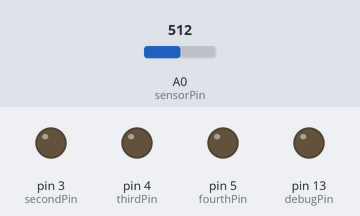
The sketch below on a simulated Arduino Uno, built with avr-gcc and run on an emulated ATmega328P. Shown: output pins drawn as LEDs (lit = HIGH). Inputs (shaded band) come from the test bench; at power-on: A0 (sensorPin) = 512. Pins used as bus, display or sensor lines are not drawn.

Above: at 1.2 s.
1.3 s: A0 (sensorPin) set to 682
2.8 s: A0 (sensorPin) set to 707
At 3.9 s:
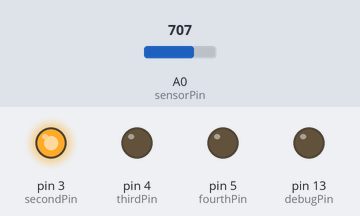
4.3 s: A0 (sensorPin) set to 745
5.8 s: A0 (sensorPin) set to 772
At 6.1 s:
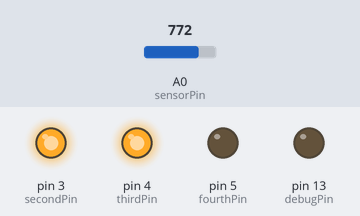
7.3 s: A0 (sensorPin) set to 802
8.8 s: A0 (sensorPin) set to 826
At 9.6 s:
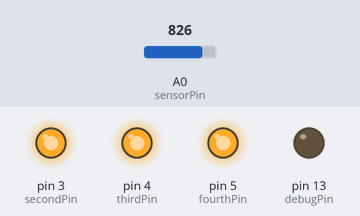
Timing chart, 0 to 11.3 s (numbered marks = the images above; inputs shaded):
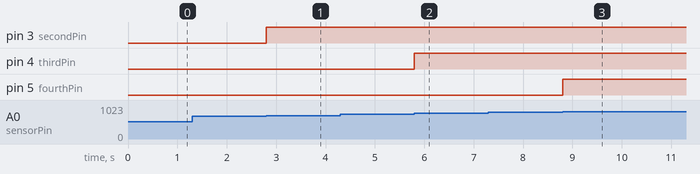

Measured:
- the behaviour switches between 690 and 691 on A0 (sensorPin) (found by bisection; images 0 and 1)
- the behaviour switches between 754 and 755 on A0 (sensorPin) (found by bisection; images 1 and 2)
- the behaviour switches between 814 and 815 on A0 (sensorPin) (found by bisection; images 2 and 3)
- after the input at 1.3 s, every drawn part: stays the same
- after the input at 2.8 s, pin 3 (secondPin): LOW → HIGH at once
- after the input at 4.3 s, every drawn part: stays the same
- after the input at 5.8 s, pin 4 (thirdPin): LOW → HIGH at once
- after the input at 7.3 s, every drawn part: stays the same
- after the input at 8.8 s, pin 5 (fourthPin): LOW → HIGH at once

The sketch:

project4.ino
```cpp
/*========================================================
   Irene Alvarado
   Gadgets and Sensors

   Project 4:
    Build a simple device which uses four or more LEDs as a simple magnitude display
    indicating either light level (sensed by a photocell) or temperature (sensed by a
    thermistor). That is if the light (or temperature) is “low” no LEDs will be lit, and as the light
    (or temperature) increases more LEDs should be turned on. For the light sensor version,
    you should tune the response of your device to demo well in a typical classroom by
    shadowing/covering it with your hand. For the temperature sensor version, you should
    tune the response of your device to demo well in response to typical ambient room
    temperature vs. human skin temperature.
  ========================================================*/

///*------- Hardware configuration -------*/
const int  sensorPin = 14;        //  Analog pin for potentiometer

const int  firstPin = 2;           // pin for first light, 2000 s
const int  secondPin = 3;         // pin for second light 1000 s
const int  thirdPin = 4;          // pin for third light 500 s
const int  fourthPin = 5;          // pin for third light 250 s
const byte debugPin = 13;        // pin that we put debug output on (set to 255 to disable)
// (most Arduino's have a built in LED on pin 13...)

//corresponding to firstPin, secondPin, thirdPin, fourthPin. Loop uses led array for lookup of what LED to turn on
int leds[4] = {2, 3, 4, 5};

/*------- Global system state -------*/
int currentDirection = 1; // direction of LED lighting
int currentLoop = 0; // To track from 0-3 in loop (aka. for 4 LED lights)

// Should use "unsigned long" for variables that hold time
// The value will quickly become too large for an int to store
unsigned long previousMillis = 0; // will store last time LED was updated
long interval = 1000; // interval at which to blink (milliseconds)
int laston = 0; // Last LED to be on

/*-------------------------------------------*/
/* Initializization code (run once via call from Arduino framework) */
void setup() {
  Serial.begin(9600);

  // Establish direction of pins we are using to drive LEDs
  pinMode(firstPin, OUTPUT);
  pinMode(secondPin, OUTPUT);
  pinMode(thirdPin, OUTPUT);
  pinMode(fourthPin, OUTPUT);
  pinMode(debugPin, OUTPUT);

  // initialize the pins for the buttons/switches
  pinMode(sensorPin, INPUT);
}

void loop() {
  // read the state of the potentiometer
  int photocellReading = analogRead(sensorPin);

  // LED gets brighter the darker it is at the sensor
  // that means we have to -invert- the reading from 0-1023 back to 1023-0
  //  photocellReading = 1023 - photocellReading;

  //now we have to map 0-1023 to 0-255 since thats the range analogWrite uses
  int LEDbrightness = map(photocellReading, 0, 1023, 0, 255);

  //Recalibrate for my specific room
  LEDbrightness = map(LEDbrightness, 140, 220, 0, 255);

  //  Serial.println(LEDbrightness);

  if (LEDbrightness < 50) {
    digitalWrite(firstPin, LOW);
    digitalWrite(secondPin, LOW);
    digitalWrite(thirdPin, LOW);
    digitalWrite(fourthPin, LOW);
  }
  else if (50 <= LEDbrightness && LEDbrightness < 100) {
    digitalWrite(firstPin, HIGH);
    digitalWrite(secondPin, LOW);
    digitalWrite(thirdPin, LOW);
    digitalWrite(fourthPin, LOW);
  }
  else if (100 <= LEDbrightness && LEDbrightness < 150) {
    digitalWrite(firstPin, HIGH);
    digitalWrite(secondPin, HIGH);
    digitalWrite(thirdPin, LOW);
    digitalWrite(fourthPin, LOW);
  }
  else if (150 <= LEDbrightness && LEDbrightness < 200) {
    digitalWrite(firstPin, HIGH);
    digitalWrite(secondPin, HIGH);
    digitalWrite(thirdPin, HIGH);
    digitalWrite(fourthPin, LOW);
  }
  else {
    digitalWrite(firstPin, HIGH);
    digitalWrite(secondPin, HIGH);
    digitalWrite(thirdPin, HIGH);
    digitalWrite(fourthPin, HIGH);
  }
}
```
